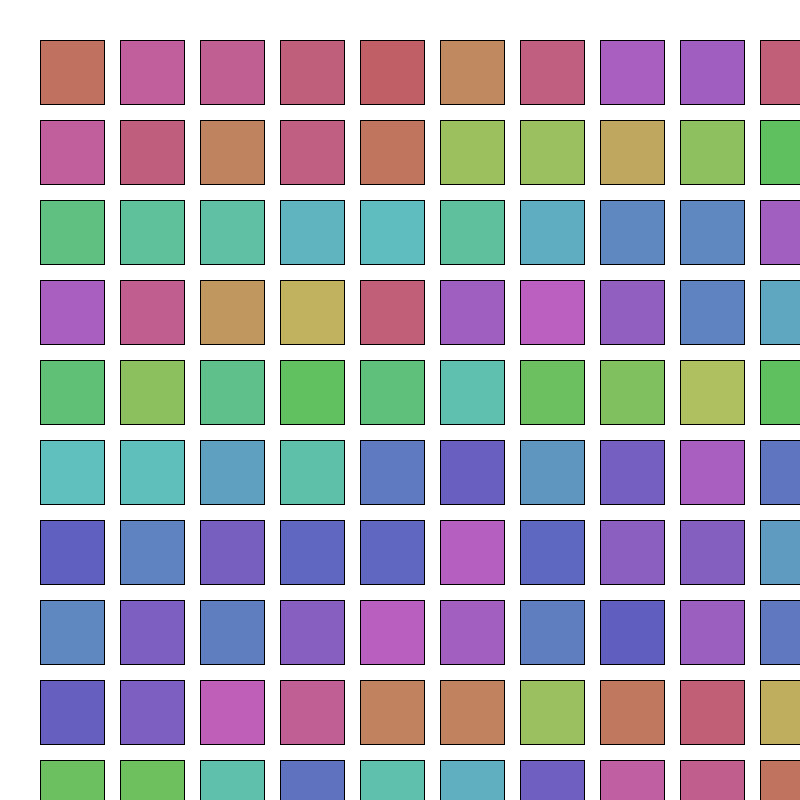
Frame 1 (no input)
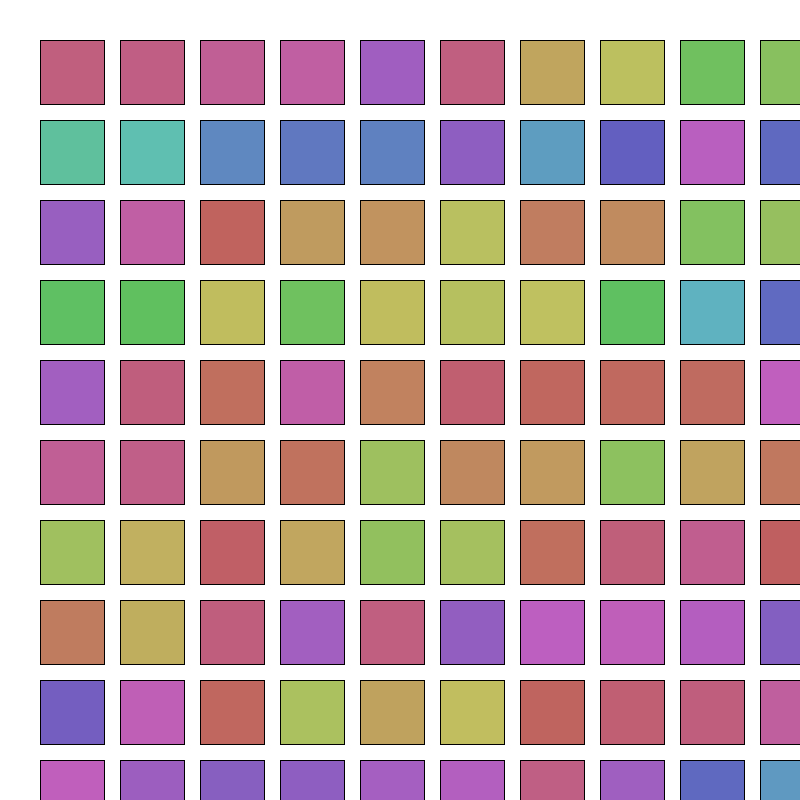
Frame 60 (the mouse pressed at the canvas centre just before this capture)
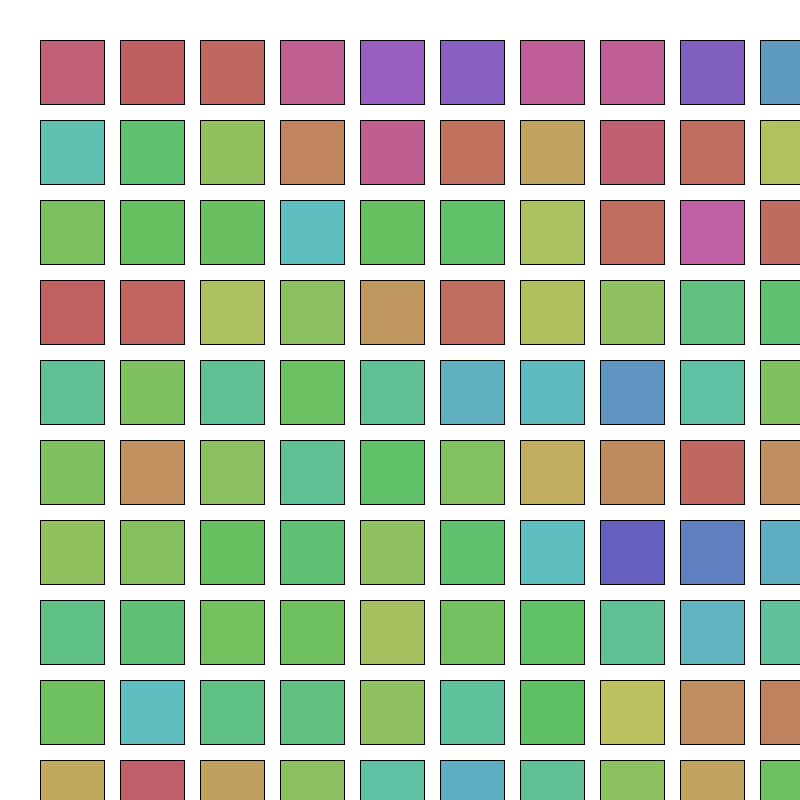
Frame 120 (the mouse held since frame 60 and released just before this capture)

The Processing sketch that drew these frames (run headless with seeded random() and noise(); from frame 60 on, the mouse is pressed at the canvas centre):

// Processing sketch: C_lotsofsquares_vector
// ── C_lotsofsquares_vector.pde

int cols = 10;
int rows = 10;

float hue, saturation, brightness;

void setup()
{
  size(800, 800);
  frameRate(15); 
  
  colorMode(HSB, 255.);

  hue = 0;
  saturation = 128.;
  brightness = 192.;

  drawEverything();
}

void draw()
{
  drawEverything();
}

void keyPressed()
{
  drawEverything();
}

void drawEverything()
{
  background(255);

  float xstep = width/cols;
  float ystep = height/rows;

  for (int i =0; i<cols*rows; i++)
  {
      fill(hue, saturation, brightness);
      rect((i%cols)*xstep+xstep/2, (i/cols)*ystep+ystep/2, xstep*0.8, ystep*0.8);
      println("column: " + i%cols + " row: " + i/cols);
      hue = (hue+random(-50, 50)+256)%255.;
  }
  
}

// this function keeps things in range
float clamp(float thingie, float themin, float themax)
{
  // this fixes it if i screw up and make themin higher than themax:
  float realmin = min(themin, themax);
  float realmax = max(themin, themax);
  // figure it out:
  thingie = min(thingie, realmax);
  thingie = max(thingie, realmin);
  return(thingie);
}
